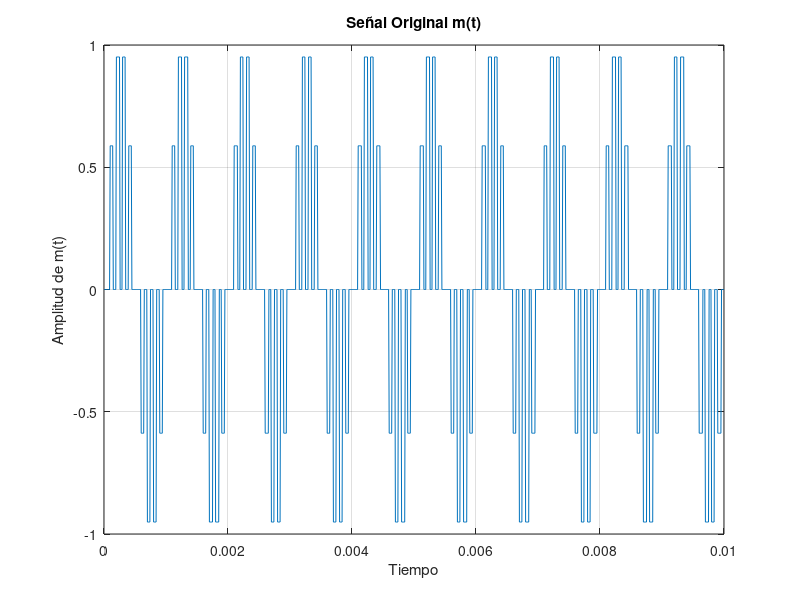

Write MATLAB code to recreate this figure.
% Primera parte, osea punto 1 de la actividad previa

%primero definimos las variables solicitadas: 
    % - Frecuencia de 1000Hz
    % - La señal se llamara m(t)
    % - Amplitud A = 1
    % - La señal es sinusoidal

fc = 1000; % frecuencia 
Ms = 1/100000; % muestras cada 10 microsegundos
t = 0:Ms:0.01; % vector de tiempo
A = 1;

m = A*sin(2*pi*fc*t); % señal original



Fs = 10000
Ts = 1/Fs

d = 0.5 %donde tau es el ancho del pulso
tau = d*Ts % lo puse mejor asi porque si no es medio webeo poner un tau manual, es mal facil poner el "d"

%creado esto podemos crear el tren de pulsos

p = (square(2*pi*Fs*t, 100*d) + 1)/2 %el 100d se supone que es el ciclo de trabajo/duracion en porcentaje

pam_natural = p .* m


pam_instantaneo = zeros(1, length(t));
% Buscamos los momentos donde el pulso sube
for i = 1:length(t)
    % Determinamos en qué periodo de muestreo estamos
    n = floor(t(i) / Ts);

    
    % Calculamos el tiempo exacto del inicio de ese pulso
    t_muestreo = n * Ts;
    
    % Si el tiempo actual cae dentro de la duración del pulso (tau)
    if mod(t(i), Ts) <= (d * Ts)
        % Tomamos el valor de m(t) SOLO al inicio del pulso
        pam_instantaneo(i) = A * sin(2*pi*fc*t_muestreo);
    else
        pam_instantaneo(i) = 0;
    end
end


plot(t, pam_instantaneo)
xlabel('Tiempo')
ylabel('Amplitud de m(t)')
title('Señal Original m(t)')
grid on
